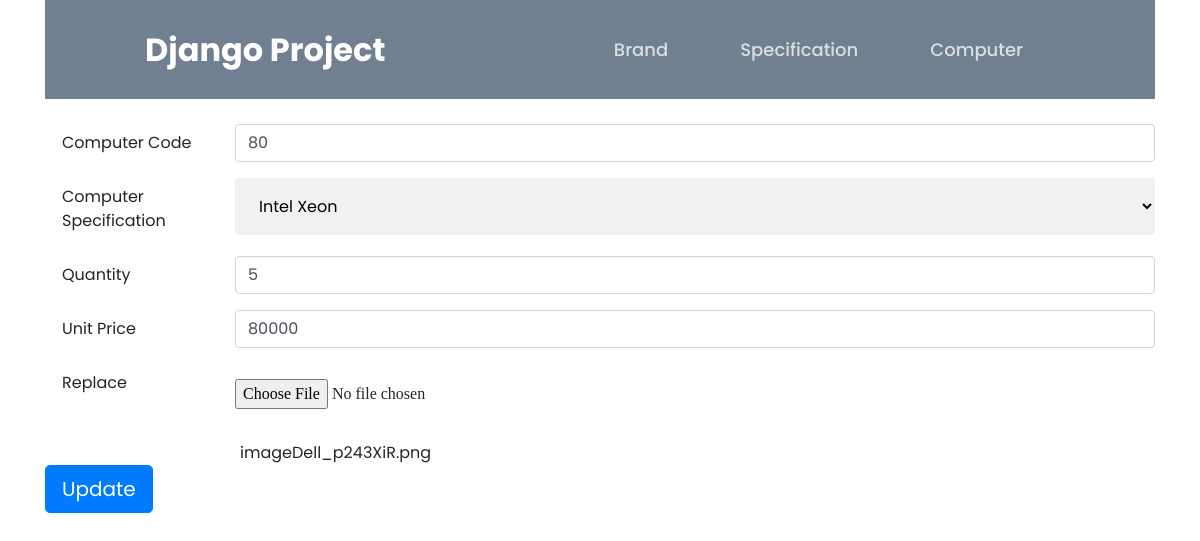
/update_computer/61/, run on the app's committed database.
### computer/models.py (models this page shows, shortened)
class Computer(models.Model):
    image = models.FileField(validators=[validate_file_size, validate_file_type], upload_to="")
    computer_code = models.IntegerField(unique=True)
    specification = models.ForeignKey(ComputerSpecification, on_delete=models.CASCADE)
    quantity = models.IntegerField()
    unit_rate = models.IntegerField()
    total_price = models.IntegerField()

class ComputerSpecification(models.Model):
    generation = models.CharField(max_length=20)
    price_min = models.DecimalField(max_digits=9, decimal_places= 2)
    price_max = models.DecimalField(max_digits=11, decimal_places= 2)
    ram = models.IntegerField()
    brand = models.ForeignKey(ComputerBrand, on_delete=models.CASCADE)

### computer/views.py (the view, shortened to what this page needs)
# urls.py: path('update_computer/<int:id>/',views.update_computer, name='update_computer'),
def update_computer(request, id):
    temp = ComputerSpecification.objects.all()
    specifications = []
    for specification in temp:
        specifications.append({"id": specification.id, "generation": specification.generation})
    try:
        current_specification = Computer.objects.get(pk=id)
        image_url= current_specification.image
    except Computer.DoesNotExist:
        raise Http404("The model does not exist")
    return render(request, 'update_computer.html', {"specifications":specifications, "current_specification":current_specification})

### templates/update_computer.html (shortened to what this page needs)
{% extends 'base.html' %} {% block title %}Update Computer{% endblock %} {% load
static %} {% block content %}
<form
  method="post"
  action="{% url 'computer:update_computer' current_specification.id %}"
  enctype="multipart/form-data"
>
  <div class="form-group row">
    <label
      for="computerCode"
      class="col-sm-2 col-form-label"
      style="padding-left: 2rem"
      >Computer Code</label
    >
    <div class="col-sm-10">
      <input
        type="text"
        class="form-control"
        id="computerCode"
        name="computerCode"
        value="{{current_specification.computer_code}}"
        required
      />
    </div>
  </div>
  <div class="form-group row">
    <label
      for="computerGen"
      class="col-sm-2 col-form-label"
      style="padding-left: 2rem"
      >Computer Specification</label
    >
    <div class="col-sm-10">
      <select name="specificationId" id="cars">
        {% for specification in specifications %}
        <option value="{{specification.id}}">
          {{ specification.generation }}
        </option>
        {% endfor %}
      </select>
    </div>
  </div>
  <div class="form-group row">
    <label
      for="quantity"
      class="col-sm-2 col-form-label"
      style="padding-left: 2rem"
      >Quantity</label
    >
    <div class="col-sm-10">
      <input
        type="number"
        min="1"
        max="1000"
        value="{{current_specification.quantity}}"
        class="form-control"
        id="quantity"
        name="quantity"
        placeholder="Quantity"
        required
      />
    </div>
  </div>
  <div class="form-group row">
    <label
      for="computercode"
      class="col-sm-2 col-form-label"
      style="padding-left: 2rem"
      >Unit Price</label
    >
    <div class="col-sm-10">
      <input
        type="number"
        class="form-control"
        id="unitPrice"
        name="unitPrice"
        value="{{current_specification.unit_rate}}"
        placeholder="Unit Price"
        required
      />
    </div>
  </div>
  <div class="form-group row">
    <label
      for="image"
      class="col-sm-2 col-form-label"
      style="padding-left: 2rem"
      >Replace</label
    >
    <div class="form-group row">
      <input
        type="file"
        class="form-control-file"
        id="customFile"
        name="files"
        accept="image/*"
        required
        style="margin-left: 30px; margin-top: 15px"
      />
    </div>
  </div>
  <div style="padding-left: 195px">{{current_specification.image}}</div>
  <div class="form-group row">
    <div class="col-sm-10">
      <button type="submit" class="btn btn-primary btn-lg">Update</button>
    </div>
  </div>
</form>
{% endblock %}

### static/css/index.css (style rules this page uses)
* { margin: 0; padding: 0; box-sizing: border-box; font-family: "Poppins", sans-serif; }
body { min-height: 100vh; }
select { width: 100%; padding: 16px 20px; border: none; border-radius: 4px; background-color: #f1f1f1; }
input[type="file"] { display: flex; position: relative; font-family: calibri; width: 350px; cursor: pointer; }

### data on the page
Computer: computerCode "80", quantity "5", unitPrice "80000", image "imageDell_p243XiR.png"
ComputerSpecification: specificationId "Intel Xeon"
